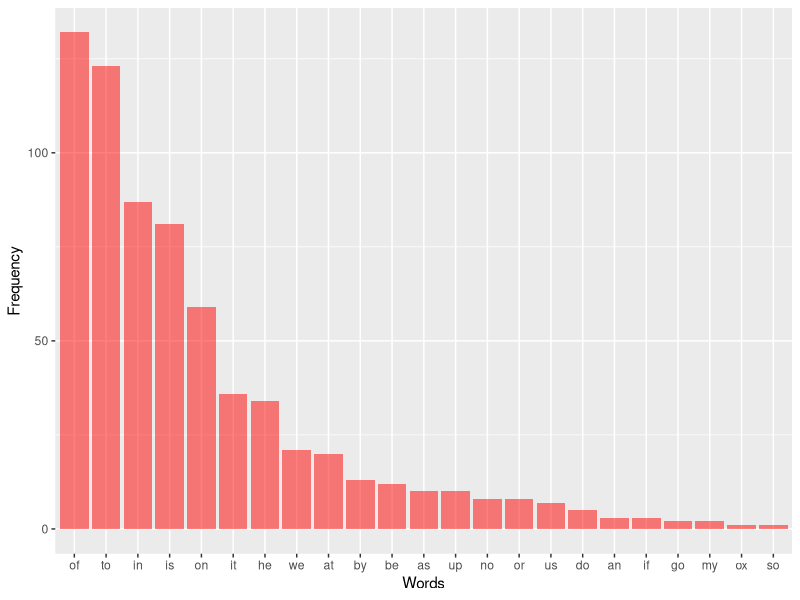

R code for this plot:
## ---- chunk 1
knitr::opts_chunk$set(echo = TRUE)
library(tidyverse)
library(stringr)
## ---- chunk 2
data("islands")

answer.3.1 = str_which(names(islands), "[c,C]")
islands[answer.3.1]
## ---- chunk 3
dat = "Sam goes to school. Sam comes home and studies. Sam is a good boy."

sentences.3.2 = str_split(dat, "\\.[:blank:]", n=Inf, simplify=TRUE)
answer.3.2 = str_which(sentences.3.2, "boy")
sentences.3.2[answer.3.2]
## ---- chunk 4
dat = "A favorite copy set by English teachers, for their pupils, is the following sentence. This is because it contains every letter of the alphabet: ‘A quick brown fox jumps over the lazy dog.’"

sentence.3.3 = str_extract(dat, "‘[^’]*’")
answer.3.3 = str_sub(sentence.3.3, start=2L, end=-2L)
answer.3.3
## ---- chunk 5
data("sentences")

index.3.4 = str_which(sentences, "\\s[:upper:]")
answer.3.4 = sentences[index.3.4]
answer.3.4
## ---- chunk 6
dat = c("www.dogman.com", "http://rotterdam.com", "https://facebook.com", 
  "httpx://sims.com")

index.3.5 = str_which(dat, "^http:|^https:")
answer.3.5 = dat[index.3.5]
answer.3.5
## ---- chunk 7
dat = "“Gilroy Plant Place 777 Morello Ave.”"

answer.3.6 = str_extract(dat, "\\s[:digit:][^\\.]*\\.")
answer.3.6 = str_sub(answer.3.6, start=2L, end=-2L)
answer.3.6
## ---- chunk 8
dat = "a2c if3 clean 001mn10 string asw21"
words.3.7 = str_split(dat, "\\s", n=Inf, simplify = TRUE)
index.3.7 = str_detect(words.3.7, "[:digit:]")
answer.3.7 = words.3.7[index.3.7!=TRUE]
answer.3.7
## ---- chunk 9
stri = c("AT0ACH10000700100dymax.1-1-1993.31-12-2003",
         "AT0ILL10000700500dymax.1-1-1990.31-12-2011", 
         "AT0PIL10000700500dymax.1-1-1992.31-12-2011",
         "AT0SON10000700100dymax.1-1-1990.31-12-2011",
         "AT0STO10000700100dymax.1-1-1992.31-12-2006",  
         "AT0VOR10000700500dymax.1-1-1991.31-12-2011",
         "AT110020000700100dymax.1-1-1993.31-12-2008",
         "AT2HE190000700100dymax.1-1-1993.31-12-2000", 
         "AT2KA110000700500dymax.1-1-1991.31-12-2010", 
         "AT2KA410000700500dymax.1-1-1991.31-12-2011")

from.year = str_extract(stri, "1-1-[:digit:]{4}") %>% str_sub(start=5L, end=-1L)
to.year = str_extract(stri, "31-12-[:digit:]{4}") %>% str_sub(start=7L, end=-1L)

data.frame.3.8 = cbind.data.frame(from.year, to.year)

answer.3.8 = str_glue_data(data.frame.3.8, "from {from.year} to {to.year}")
answer.3.8
## ---- chunk 10
dat = "I think, sometimes, that my use of commas, and, occasionally, exclamation marks, can be excessive. Whenever I add a word or expression, not necessary, to the sentence, just like I did with the “not necessary” and like I am doing right now, I always include these words, well maybe not always, usually include these inserts between commas; so, basically, I enjoy writing long sentences, joined with lots of commas and, frequently, semi-colons and, often, colons (and have been rather prone to using brackets, as well)."

answer.3.9 = str_replace_all(dat, "[^[:alpha:]]", " ")
answer.3.9
## ---- chunk 11
data("sentences")

two.char.words = str_c(sentences, sep=" ", collapse=" ") %>% str_to_lower(locale = "en") %>% str_replace_all("[:punct:]", "") %>% str_split("\\s", n=Inf, simplify=TRUE) %>% .[str_length(.) == 2] %>% table(.) %>% as.data.frame(stringsAsFactors = FALSE) %>% `colnames<-`(c("Words", "Frequency"))

two.char.words %>% ggplot(aes(x= reorder(Words, -Frequency), y= Frequency))+ geom_col(fill="Red", alpha=0.5)+ xlab("Words")
